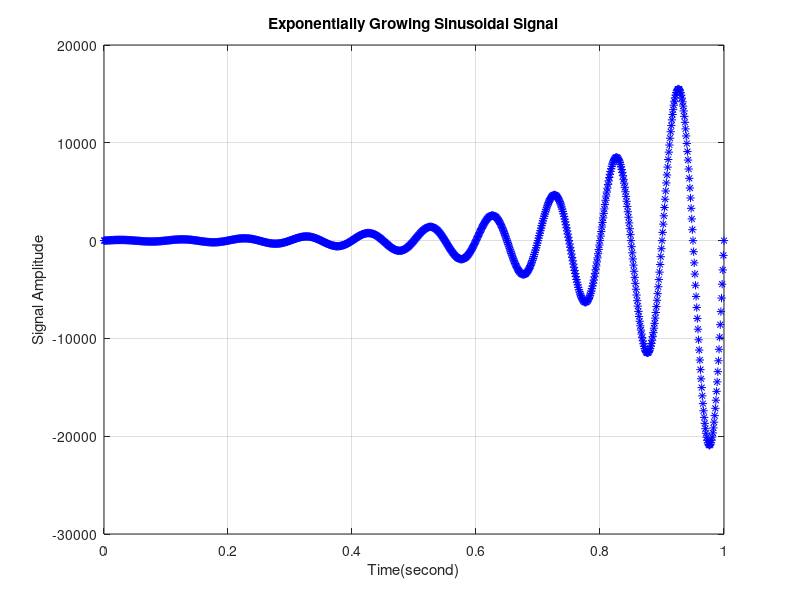

Source code (MATLAB):
clc; close; clear all;

%Exponentially Growing Sinusoidal Signal
%x(t)=A*exp(a*t)*sin(2*pi*f*t)+phi);

A=60; a=6; phi=0;  f=10;  n=[];

fs=1000; %Sampling frequency
ts=1/fs;

time_negative=0;    time_positive=1;    
n=time_negative:ts:time_positive;
index_t=0;

for t=n
    index_t=index_t+1;
    n(2,index_t)=A*exp(a*t)*sin((2*pi*f*t)+phi);
end

figure(1)
plot(n(1,:),n(2,:),'b*');
%stem(n(1,:),n(2,:),'b*');
xlabel('Time(second)');
ylabel('Signal Amplitude');
title('Exponentially Growing Sinusoidal Signal');
grid on
